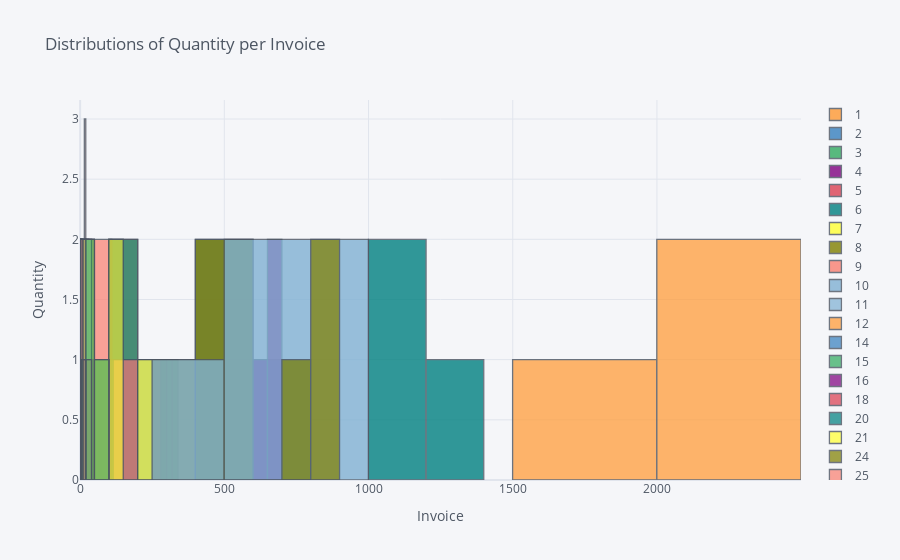

Write notebook code for a chart like this one.
### Markdown cell above
## 4. Create a set of interactive histograms showing the distributions of quantity per invoice for the following countries: EIRE, Germany, France, and Netherlands.

### Code cell
countries =['EIRE', 'Germany', 'France']

data=retail_df.loc[retail_df.Country.isin(countries)]

data = data.pivot_table(values='InvoiceNo', columns='Quantity', index='Country', aggfunc='count')

data.iplot(kind='hist', xTitle='Invoice', yTitle='Quantity', title='Distributions of Quantity per Invoice')

### Figure 1 — Plotly figure (JSON) as saved in the notebook; plotly's stock layout.template omitted (floating-point values rounded to 4 significant figures)
{"data": [{"histfunc": "count", "histnorm": "", "marker": {"color": "rgba(255, 153, 51, 1.0)", "line": {"color": "#4D5663", "width": 1.3}}, "name": "1", "opacity": 0.8, "orientation": "v", "type": "histogram", "x": [112, 255, 150]}, {"histfunc": "count", "histnorm": "", "marker": {"color": "rgba(55, 128, 191, 1.0)", "line": {"color": "#4D5663", "width": 1.3}}, "name": "2", "opacity": 0.8, "orientation": "v", "type": "histogram", "x": [672, 492, 448]}, {"histfunc": "count", "histnorm": "", "marker": {"color": "rgba(50, 171, 96, 1.0)", "line": {"color": "#4D5663", "width": 1.3}}, "name": "3", "opacity": 0.8, "orientation": "v", "type": "histogram", "x": [319, 293, 326]}, {"histfunc": "count", "histnorm": "", "marker": {"color": "rgba(128, 0, 128, 1.0)", "line": {"color": "#4D5663", "width": 1.3}}, "name": "4", "opacity": 0.8, "orientation": "v", "type": "histogram", "x": [690, 608, 681]}, {"histfunc": "count", "histnorm": "", "marker": {"color": "rgba(219, 64, 82, 1.0)", "line": {"color": "#4D5663", "width": 1.3}}, "name": "5", "opacity": 0.8, "orientation": "v", "type": "histogram", "x": [42, 102, 78]}, {"histfunc": "count", "histnorm": "", "marker": {"color": "rgba(0, 128, 128, 1.0)", "line": {"color": "#4D5663", "width": 1.3}}, "name": "6", "opacity": 0.8, "orientation": "v", "type": "histogram", "x": [1013, 1126, 1236]}, {"histfunc": "count", "histnorm": "", "marker": {"color": "rgba(255, 255, 51, 1.0)", "line": {"color": "#4D5663", "width": 1.3}}, "name": "7", "opacity": 0.8, "orientation": "v", "type": "histogram", "x": [3, 6, 2]}, {"histfunc": "count", "histnorm": "", "marker": {"color": "rgba(128, 128, 0, 1.0)", "line": {"color": "#4D5663", "width": 1.3}}, "name": "8", "opacity": 0.8, "orientation": "v", "type": "histogram", "x": [286, 495, 566]}, {"histfunc": "count", "histnorm": "", "marker": {"color": "rgba(251, 128, 114, 1.0)", "line": {"color": "#4D5663", "width": 1.3}}, "name": "9", "opacity": 0.8, "orientation": "v", "type": "histogram", "x": [16, 15, 19]}, {"histfunc": "count", "histnorm": "", "marker": {"color": "rgba(128, 177, 211, 1.0)", "line": {"color": "#4D5663", "width": 1.3}}, "name": "10", "opacity": 0.8, "orientation": "v", "type": "histogram", "x": [330, 769, 694]}, {"histfunc": "count", "histnorm": "", "marker": {"color": "rgba(128, 177, 211, 0.8999999999999999)", "line": {"color": "#4D5663", "width": 1.3}}, "name": "11", "opacity": 0.8, "orientation": "v", "type": "histogram", "x": [null, 1, 1]}, {"histfunc": "count", "histnorm": "", "marker": {"color": "rgba(255, 153, 51, 0.8999999999999999)", "line": {"color": "#4D5663", "width": 1.3}}, "name": "12", "opacity": 0.8, "orientation": "v", "type": "histogram", "x": [1798, 2092, 2490]}, {"histfunc": "count", "histnorm": "", "marker": {"color": "rgba(55, 128, 191, 0.8999999999999999)", "line": {"color": "#4D5663", "width": 1.3}}, "name": "14", "opacity": 0.8, "orientation": "v", "type": "histogram", "x": [null, 1, null]}, {"histfunc": "count", "histnorm": "", "marker": {"color": "rgba(50, 171, 96, 0.8999999999999999)", "line": {"color": "#4D5663", "width": 1.3}}, "name": "15", "opacity": 0.8, "orientation": "v", "type": "histogram", "x": [null, 9, 8]}, {"histfunc": "count", "histnorm": "", "marker": {"color": "rgba(128, 0, 128, 0.8999999999999999)", "line": {"color": "#4D5663", "width": 1.3}}, "name": "16", "opacity": 0.8, "orientation": "v", "type": "histogram", "x": [120, 136, 158]}, {"histfunc": "count", "histnorm": "", "marker": {"color": "rgba(219, 64, 82, 0.8999999999999999)", "line": {"color": "#4D5663", "width": 1.3}}, "name": "18", "opacity": 0.8, "orientation": "v", "type": "histogram", "x": [46, 35, 63]}, {"histfunc": "count", "histnorm": "", "marker": {"color": "rgba(0, 128, 128, 0.8999999999999999)", "line": {"color": "#4D5663", "width": 1.3}}, "name": "20", "opacity": 0.8, "orientation": "v", "type": "histogram", "x": [86, 188, 198]}, {"histfunc": "count", "histnorm": "", "marker": {"color": "rgba(255, 255, 51, 0.8999999999999999)", "line": {"color": "#4D5663", "width": 1.3}}, "name": "21", "opacity": 0.8, "orientation": "v", "type": "histogram", "x": [null, null, 6]}, {"histfunc": "count", "histnorm": "", "marker": {"color": "rgba(128, 128, 0, 0.8999999999999999)", "line": {"color": "#4D5663", "width": 1.3}}, "name": "24", "opacity": 0.8, "orientation": "v", "type": "histogram", "x": [704, 820, 827]}, {"histfunc": "count", "histnorm": "", "marker": {"color": "rgba(251, 128, 114, 0.8999999999999999)", "line": {"color": "#4D5663", "width": 1.3}}, "name": "25", "opacity": 0.8, "orientation": "v", "type": "histogram", "x": [62, 92, 184]}, {"histfunc": "count", "histnorm": "", "marker": {"color": "rgba(251, 128, 114, 0.7999999999999998)", "line": {"color": "#4D5663", "width": 1.3}}, "name": "28", "opacity": 0.8, "orientation": "v", "type": "histogram", "x": [1, 8, 5]}, {"histfunc": "count", "histnorm": "", "marker": {"color": "rgba(128, 177, 211, 0.7999999999999998)", "line": {"color": "#4D5663", "width": 1.3}}, "name": "30", "opacity": 0.8, "orientation": "v", "type": "histogram", "x": [22, 27, 36]}, {"histfunc": "count", "histnorm": "", "marker": {"color": "rgba(255, 153, 51, 0.7999999999999998)", "line": {"color": "#4D5663", "width": 1.3}}, "name": "32", "opacity": 0.8, "orientation": "v", "type": "histogram", "x": [20, 9, 27]}, {"histfunc": "count", "histnorm": "", "marker": {"color": "rgba(55, 128, 191, 0.7999999999999998)", "line": {"color": "#4D5663", "width": 1.3}}, "name": "34", "opacity": 0.8, "orientation": "v", "type": "histogram", "x": [2, null, null]}, {"histfunc": "count", "histnorm": "", "marker": {"color": "rgba(50, 171, 96, 0.7999999999999998)", "line": {"color": "#4D5663", "width": 1.3}}, "name": "36", "opacity": 0.8, "orientation": "v", "type": "histogram", "x": [105, 112, 105]}, {"histfunc": "count", "histnorm": "", "marker": {"color": "rgba(128, 0, 128, 0.7999999999999998)", "line": {"color": "#4D5663", "width": 1.3}}, "name": "40", "opacity": 0.8, "orientation": "v", "type": "histogram", "x": [16, 15, 23]}, {"histfunc": "count", "histnorm": "", "marker": {"color": "rgba(219, 64, 82, 0.7999999999999998)", "line": {"color": "#4D5663", "width": 1.3}}, "name": "42", "opacity": 0.8, "orientation": "v", "type": "histogram", "x": [null, null, 1]}, {"histfunc": "count", "histnorm": "", "marker": {"color": "rgba(0, 128, 128, 0.7999999999999998)", "line": {"color": "#4D5663", "width": 1.3}}, "name": "44", "opacity": 0.8, "orientation": "v", "type": "histogram", "x": [null, null, 2]}, {"histfunc": "count", "histnorm": "", "marker": {"color": "rgba(255, 255, 51, 0.7999999999999998)", "line": {"color": "#4D5663", "width": 1.3}}, "name": "48", "opacity": 0.8, "orientation": "v", "type": "histogram", "x": [207, 127, 149]}, {"histfunc": "count", "histnorm": "", "marker": {"color": "rgba(128, 128, 0, 0.7999999999999998)", "line": {"color": "#4D5663", "width": 1.3}}, "name": "50", "opacity": 0.8, "orientation": "v", "type": "histogram", "x": [22, 11, 19]}, {"histfunc": "count", "histnorm": "", "marker": {"color": "rgba(128, 128, 0, 0.7)", "line": {"color": "#4D5663", "width": 1.3}}, "name": "54", "opacity": 0.8, "orientation": "v", "type": "histogram", "x": [1, null, null]}, {"histfunc": "count", "histnorm": "", "marker": {"color": "rgba(251, 128, 114, 0.7)", "line": {"color": "#4D5663", "width": 1.3}}, "name": "56", "opacity": 0.8, "orientation": "v", "type": "histogram", "x": [null, 3, 1]}, {"histfunc": "count", "histnorm": "", "marker": {"color": "rgba(128, 177, 211, 0.7)", "line": {"color": "#4D5663", "width": 1.3}}, "name": "60", "opacity": 0.8, "orientation": "v", "type": "histogram", "x": [11, 16, 32]}, {"histfunc": "count", "histnorm": "", "marker": {"color": "rgba(255, 153, 51, 0.7)", "line": {"color": "#4D5663", "width": 1.3}}, "name": "64", "opacity": 0.8, "orientation": "v", "type": "histogram", "x": [17, 6, 4]}, {"histfunc": "count", "histnorm": "", "marker": {"color": "rgba(55, 128, 191, 0.7)", "line": {"color": "#4D5663", "width": 1.3}}, "name": "72", "opacity": 0.8, "orientation": "v", "type": "histogram", "x": [88, 49, 21]}, {"histfunc": "count", "histnorm": "", "marker": {"color": "rgba(50, 171, 96, 0.7)", "line": {"color": "#4D5663", "width": 1.3}}, "name": "75", "opacity": 0.8, "orientation": "v", "type": "histogram", "x": [2, 4, 4]}, {"histfunc": "count", "histnorm": "", "marker": {"color": "rgba(128, 0, 128, 0.7)", "line": {"color": "#4D5663", "width": 1.3}}, "name": "80", "opacity": 0.8, "orientation": "v", "type": "histogram", "x": [6, 9, 4]}, {"histfunc": "count", "histnorm": "", "marker": {"color": "rgba(219, 64, 82, 0.7)", "line": {"color": "#4D5663", "width": 1.3}}, "name": "84", "opacity": 0.8, "orientation": "v", "type": "histogram", "x": [1, 4, null]}, {"histfunc": "count", "histnorm": "", "marker": {"color": "rgba(0, 128, 128, 0.7)", "line": {"color": "#4D5663", "width": 1.3}}, "name": "90", "opacity": 0.8, "orientation": "v", "type": "histogram", "x": [null, 1, null]}, {"histfunc": "count", "histnorm": "", "marker": {"color": "rgba(255, 255, 51, 0.7)", "line": {"color": "#4D5663", "width": 1.3}}, "name": "96", "opacity": 0.8, "orientation": "v", "type": "histogram", "x": [72, 33, 18]}, {"histfunc": "count", "histnorm": "", "marker": {"color": "rgba(255, 255, 51, 0.5999999999999999)", "line": {"color": "#4D5663", "width": 1.3}}, "name": "100", "opacity": 0.8, "orientation": "v", "type": "histogram", "x": [31, 6, 22]}, {"histfunc": "count", "histnorm": "", "marker": {"color": "rgba(128, 128, 0, 0.5999999999999999)", "line": {"color": "#4D5663", "width": 1.3}}, "name": "108", "opacity": 0.8, "orientation": "v", "type": "histogram", "x": [4, 8, 1]}, {"histfunc": "count", "histnorm": "", "marker": {"color": "rgba(251, 128, 114, 0.5999999999999999)", "line": {"color": "#4D5663", "width": 1.3}}, "name": "117", "opacity": 0.8, "orientation": "v", "type": "histogram", "x": [1, null, null]}, {"histfunc": "count", "histnorm": "", "marker": {"color": "rgba(128, 177, 211, 0.5999999999999999)", "line": {"color": "#4D5663", "width": 1.3}}, "name": "120", "opacity": 0.8, "orientation": "v", "type": "histogram", "x": [27, 22, 8]}, {"histfunc": "count", "histnorm": "", "marker": {"color": "rgba(255, 153, 51, 0.5999999999999999)", "line": {"color": "#4D5663", "width": 1.3}}, "name": "125", "opacity": 0.8, "orientation": "v", "type": "histogram", "x": [null, null, 5]}, {"histfunc": "count", "histnorm": "", "marker": {"color": "rgba(55, 128, 191, 0.5999999999999999)", "line": {"color": "#4D5663", "width": 1.3}}, "name": "128", "opacity": 0.8, "orientation": "v", "type": "histogram", "x": [8, null, 9]}, {"histfunc": "count", "histnorm": "", "marker": {"color": "rgba(50, 171, 96, 0.5999999999999999)", "line": {"color": "#4D5663", "width": 1.3}}, "name": "144", "opacity": 0.8, "orientation": "v", "type": "histogram", "x": [60, 7, 16]}, {"histfunc": "count", "histnorm": "", "marker": {"color": "rgba(128, 0, 128, 0.5999999999999999)", "line": {"color": "#4D5663", "width": 1.3}}, "name": "150", "opacity": 0.8, "orientation": "v", "type": "histogram", "x": [1, 1, null]}, {"histfunc": "count", "histnorm": "", "marker": {"color": "rgba(219, 64, 82, 0.5999999999999999)", "line": {"color": "#4D5663", "width": 1.3}}, "name": "156", "opacity": 0.8, "orientation": "v", "type": "histogram", "x": [1, null, null]}, {"histfunc": "count", "histnorm": "", "marker": {"color": "rgba(0, 128, 128, 0.5999999999999999)", "line": {"color": "#4D5663", "width": 1.3}}, "name": "160", "opacity": 0.8, "orientation": "v", "type": "histogram", "x": [3, 5, null]}, {"histfunc": "count", "histnorm": "", "marker": {"color": "rgba(0, 128, 128, 0.49999999999999983)", "line": {"color": "#4D5663", "width": 1.3}}, "name": "168", "opacity": 0.8, "orientation": "v", "type": "histogram", "x": [null, 1, null]}, {"histfunc": "count", "histnorm": "", "marker": {"color": "rgba(255, 255, 51, 0.49999999999999983)", "line": {"color": "#4D5663", "width": 1.3}}, "name": "176", "opacity": 0.8, "orientation": "v", "type": "histogram", "x": [1, null, null]}, {"histfunc": "count", "histnorm": "", "marker": {"color": "rgba(128, 128, 0, 0.49999999999999983)", "line": {"color": "#4D5663", "width": 1.3}}, "name": "180", "opacity": 0.8, "orientation": "v", "type": "histogram", "x": [1, null, null]}, {"histfunc": "count", "histnorm": "", "marker": {"color": "rgba(251, 128, 114, 0.49999999999999983)", "line": {"color": "#4D5663", "width": 1.3}}, "name": "192", "opacity": 0.8, "orientation": "v", "type": "histogram", "x": [25, 1, 2]}, {"histfunc": "count", "histnorm": "", "marker": {"color": "rgba(128, 177, 211, 0.49999999999999983)", "line": {"color": "#4D5663", "width": 1.3}}, "name": "200", "opacity": 0.8, "orientation": "v", "type": "histogram", "x": [16, 3, 2]}, {"histfunc": "count", "histnorm": "", "marker": {"color": "rgba(255, 153, 51, 0.49999999999999983)", "line": {"color": "#4D5663", "width": 1.3}}, "name": "204", "opacity": 0.8, "orientation": "v", "type": "histogram", "x": [1, null, null]}, {"histfunc": "count", "histnorm": "", "marker": {"color": "rgba(55, 128, 191, 0.49999999999999983)", "line": {"color": "#4D5663", "width": 1.3}}, "name": "216", "opacity": 0.8, "orientation": "v", "type": "histogram", "x": [6, 2, null]}, {"histfunc": "count", "histnorm": "", "marker": {"color": "rgba(50, 171, 96, 0.49999999999999983)", "line": {"color": "#4D5663", "width": 1.3}}, "name": "240", "opacity": 0.8, "orientation": "v", "type": "histogram", "x": [28, 1, null]}, {"histfunc": "count", "histnorm": "", "marker": {"color": "rgba(128, 0, 128, 0.49999999999999983)", "line": {"color": "#4D5663", "width": 1.3}}, "name": "250", "opacity": 0.8, "orientation": "v", "type": "histogram", "x": [null, 2, null]}, {"histfunc": "count", "histnorm": "", "marker": {"color": "rgba(219, 64, 82, 0.49999999999999983)", "line": {"color": "#4D5663", "width": 1.3}}, "name": "264", "opacity": 0.8, "orientation": "v", "type": "histogram", "x": [1, null, null]}, {"histfunc": "count", "histnorm": "", "marker": {"color": "rgba(219, 64, 82, 0.39999999999999974)", "line": {"color": "#4D5663", "width": 1.3}}, "name": "288", "opacity": 0.8, "orientation": "v", "type": "histogram", "x": [14, 1, 4]}, {"histfunc": "count", "histnorm": "", "marker": {"color": "rgba(0, 128, 128, 0.39999999999999974)", "line": {"color": "#4D5663", "width": 1.3}}, "name": "300", "opacity": 0.8, "orientation": "v", "type": "histogram", "x": [2, 2, 1]}, {"histfunc": "count", "histnorm": "", "marker": {"color": "rgba(255, 255, 51, 0.39999999999999974)", "line": {"color": "#4D5663", "width": 1.3}}, "name": "320", "opacity": 0.8, "orientation": "v", "type": "histogram", "x": [1, null, null]}, {"histfunc": "count", "histnorm": "", "marker": {"color": "rgba(128, 128, 0, 0.39999999999999974)", "line": {"color": "#4D5663", "width": 1.3}}, "name": "360", "opacity": 0.8, "orientation": "v", "type": "histogram", "x": [2, 1, null]}, {"histfunc": "count", "histnorm": "", "marker": {"color": "rgba(251, 128, 114, 0.39999999999999974)", "line": {"color": "#4D5663", "width": 1.3}}, "name": "384", "opacity": 0.8, "orientation": "v", "type": "histogram", "x": [1, null, null]}, {"histfunc": "count", "histnorm": "", "marker": {"color": "rgba(128, 177, 211, 0.39999999999999974)", "line": {"color": "#4D5663", "width": 1.3}}, "name": "400", "opacity": 0.8, "orientation": "v", "type": "histogram", "x": [1, null, null]}, {"histfunc": "count", "histnorm": "", "marker": {"color": "rgba(255, 153, 51, 0.39999999999999974)", "line": {"color": "#4D5663", "width": 1.3}}, "name": "408", "opacity": 0.8, "orientation": "v", "type": "histogram", "x": [2, null, null]}, {"histfunc": "count", "histnorm": "", "marker": {"color": "rgba(55, 128, 191, 0.39999999999999974)", "line": {"color": "#4D5663", "width": 1.3}}, "name": "432", "opacity": 0.8, "orientation": "v", "type": "histogram", "x": [2, null, 1]}, {"histfunc": "count", "histnorm": "", "marker": {"color": "rgba(50, 171, 96, 0.39999999999999974)", "line": {"color": "#4D5663", "width": 1.3}}, "name": "500", "opacity": 0.8, "orientation": "v", "type": "histogram", "x": [1, null, null]}, {"histfunc": "count", "histnorm": "", "marker": {"color": "rgba(128, 0, 128, 0.39999999999999974)", "line": {"color": "#4D5663", "width": 1.3}}, "name": "576", "opacity": 0.8, "orientation": "v", "type": "histogram", "x": [null, 1, null]}, {"histfunc": "count", "histnorm": "", "marker": {"color": "rgba(128, 0, 128, 0.2999999999999999)", "line": {"color": "#4D5663", "width": 1.3}}, "name": "600", "opacity": 0.8, "orientation": "v", "type": "histogram", "x": [null, null, 1]}, {"histfunc": "count", "histnorm": "", "marker": {"color": "rgba(219, 64, 82, 0.2999999999999999)", "line": {"color": "#4D5663", "width": 1.3}}, "name": "640", "opacity": 0.8, "orientation": "v", "type": "histogram", "x": [1, null, null]}, {"histfunc": "count", "histnorm": "", "marker": {"color": "rgba(0, 128, 128, 0.2999999999999999)", "line": {"color": "#4D5663", "width": 1.3}}, "name": "912", "opacity": 0.8, "orientation": "v", "type": "histogram", "x": [null, 1, null]}, {"histfunc": "count", "histnorm": "", "marker": {"color": "rgba(255, 255, 51, 0.2999999999999999)", "line": {"color": "#4D5663", "width": 1.3}}, "name": "960", "opacity": 0.8, "orientation": "v", "type": "histogram", "x": [1, null, null]}, {"histfunc": "count", "histnorm": "", "marker": {"color": "rgba(128, 128, 0, 0.2999999999999999)", "line": {"color": "#4D5663", "width": 1.3}}, "name": "1440", "opacity": 0.8, "orientation": "v", "type": "histogram", "x": [1, null, null]}], "layout": {"barmode": "overlay", "legend": {"bgcolor": "#F5F6F9", "font": {"color": "#4D5663"}}, "paper_bgcolor": "#F5F6F9", "plot_bgcolor": "#F5F6F9", "title": {"font": {"color": "#4D5663"}, "text": "Distributions of Quantity per Invoice"}, "xaxis": {"gridcolor": "#E1E5ED", "showgrid": true, "tickfont": {"color": "#4D5663"}, "title": {"font": {"color": "#4D5663"}, "text": "Invoice"}, "zerolinecolor": "#E1E5ED"}, "yaxis": {"gridcolor": "#E1E5ED", "showgrid": true, "tickfont": {"color": "#4D5663"}, "title": {"font": {"color": "#4D5663"}, "text": "Quantity"}, "zerolinecolor": "#E1E5ED"}}}
